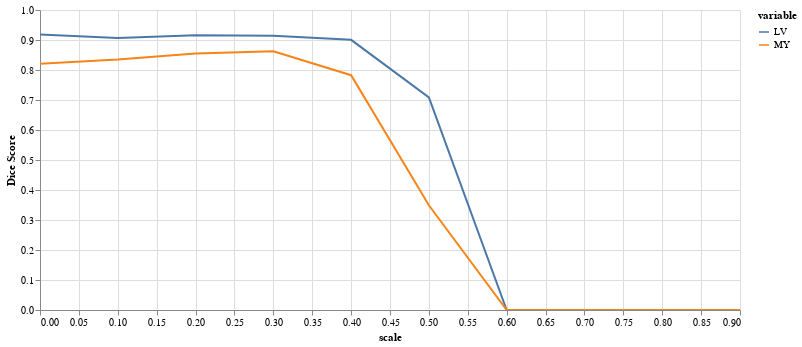

Notebook code for this chart:
### Code cell
results = eval_zoom_series(img(), trueMask(), trainedModel, components=['bg','LV','MY'])
plot_eval_series(results)

### Figure 1 — Vega-Lite specification as saved in the notebook (floating-point values rounded to 4 significant figures)
{"config": {"view": {"continuousWidth": 400, "continuousHeight": 300}}, "data": {"name": "data-561d8bd61f823da9bb40371623f6567d"}, "mark": "line", "encoding": {"color": {"field": "variable", "type": "nominal"}, "tooltip": {"field": "Dice Score", "type": "quantitative"}, "x": {"field": "scale", "type": "quantitative"}, "y": {"field": "Dice Score", "type": "quantitative"}}, "height": 300, "selection": {"selector005": {"type": "interval", "bind": "scales", "encodings": ["x", "y"]}}, "width": 700, "$schema": "https://vega.github.io/schema/vega-lite/v4.17.0.json", "datasets": {"data-561d8bd61f823da9bb40371623f6567d": [{"scale": 0.0, "variable": "LV", "Dice Score": 0.9186}, {"scale": 0.1, "variable": "LV", "Dice Score": 0.9063}, {"scale": 0.2, "variable": "LV", "Dice Score": 0.9158}, {"scale": 0.3, "variable": "LV", "Dice Score": 0.914}, {"scale": 0.4, "variable": "LV", "Dice Score": 0.9005}, {"scale": 0.5, "variable": "LV", "Dice Score": 0.7087}, {"scale": 0.6, "variable": "LV", "Dice Score": 0.0}, {"scale": 0.7, "variable": "LV", "Dice Score": 0.0}, {"scale": 0.8, "variable": "LV", "Dice Score": 0.0}, {"scale": 0.9, "variable": "LV", "Dice Score": 0.0}, {"scale": 0.0, "variable": "MY", "Dice Score": 0.8207}, {"scale": 0.1, "variable": "MY", "Dice Score": 0.8348}, {"scale": 0.2, "variable": "MY", "Dice Score": 0.8548}, {"scale": 0.3, "variable": "MY", "Dice Score": 0.8625}, {"scale": 0.4, "variable": "MY", "Dice Score": 0.7827}, {"scale": 0.5, "variable": "MY", "Dice Score": 0.3491}, {"scale": 0.6, "variable": "MY", "Dice Score": 0.0}, {"scale": 0.7, "variable": "MY", "Dice Score": 0.0}, {"scale": 0.8, "variable": "MY", "Dice Score": 0.0}, {"scale": 0.9, "variable": "MY", "Dice Score": 0.0}]}}
